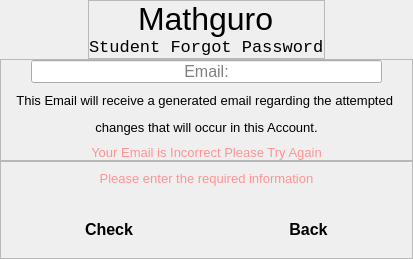
          <widget class="QWidget" name="page">
           <layout class="QVBoxLayout" name="verticalLayout_3">
            <property name="spacing">
             <number>0</number>
            </property>
            <property name="leftMargin">
             <number>0</number>
            </property>
            <property name="topMargin">
             <number>0</number>
            </property>
            <property name="rightMargin">
             <number>0</number>
            </property>
            <property name="bottomMargin">
             <number>0</number>
            </property>
            <item alignment="Qt::AlignHCenter">
             <widget class="QFrame" name="frame">
              <property name="frameShape">
               <enum>QFrame::StyledPanel</enum>
              </property>
              <property name="frameShadow">
               <enum>QFrame::Raised</enum>
              </property>
              <layout class="QVBoxLayout" name="verticalLayout_4">
               <property name="spacing">
                <number>0</number>
               </property>
               <property name="leftMargin">
                <number>0</number>
               </property>
               <property name="topMargin">
                <number>0</number>
               </property>
               <property name="rightMargin">
                <number>0</number>
               </property>
               <property name="bottomMargin">
                <number>0</number>
               </property>
               <item alignment="Qt::AlignHCenter">
                <widget class="QLabel" name="label">
                 <property name="font">
                  <font>
                   <pointsize>24</pointsize>
                  </font>
                 </property>
                 <property name="text">
                  <string>Mathguro</string>
                 </property>
                </widget>
               </item>
               <item>
                <widget class="QLabel" name="label_2">
                 <property name="font">
                  <font>
                   <family>Consolas</family>
                   <pointsize>13</pointsize>
                  </font>
                 </property>
                 <property name="text">
                  <string>Student Forgot Password</string>
                 </property>
                </widget>
               </item>
              </layout>
             </widget>
            </item>
            <item alignment="Qt::AlignVCenter">
             <widget class="QFrame" name="frame_2">
              <property name="frameShape">
               <enum>QFrame::StyledPanel</enum>
              </property>
              <property name="frameShadow">
               <enum>QFrame::Raised</enum>
              </property>
              <layout class="QVBoxLayout" name="verticalLayout_5">
               <property name="spacing">
                <number>10</number>
               </property>
               <property name="leftMargin">
                <number>0</number>
               </property>
               <property name="topMargin">
                <number>0</number>
               </property>
               <property name="rightMargin">
                <number>0</number>
               </property>
               <property name="bottomMargin">
                <number>0</number>
               </property>
               <item>
                <widget class="QLineEdit" name="studCheckEmail_lineEdit">
                 <property name="font">
                  <font>
                   <pointsize>12</pointsize>
                  </font>
                 </property>
                 <property name="toolTip">
                  <string>Required*</string>
                 </property>
                 <property name="styleSheet">
                  <string notr="true">margin-left:30px;
margin-right:30px;</string>
                 </property>
                 <property name="text">
                  <string/>
                 </property>
                 <property name="alignment">
                  <set>Qt::AlignCenter</set>
                 </property>
                 <property name="placeholderText">
                  <string>Email:</string>
                 </property>
                </widget>
               </item>
               <item>
                <widget class="QLabel" name="label_3">
                 <property name="font">
                  <font>
                   <pointsize>8</pointsize>
                  </font>
                 </property>
                 <property name="text">
                  <string>&lt;html&gt;&lt;head/&gt;&lt;body&gt;&lt;p align=&quot;center&quot;&gt;&lt;span style=&quot; font-size:10pt;&quot;&gt;This Email will receive a generated email regarding the attempted &lt;/span&gt;&lt;/p&gt;&lt;p align=&quot;center&quot;&gt;&lt;span style=&quot; font-size:10pt;&quot;&gt;changes that will occur in this Account.&lt;/span&gt;&lt;/p&gt;&lt;/body&gt;&lt;/html&gt;</string>
                 </property>
                 <property name="textFormat">
                  <enum>Qt::RichText</enum>
                 </property>
                </widget>
               </item>
               <item>
                <widget class="QWidget" name="warningStudEmail" native="true">
                 <layout class="QVBoxLayout" name="verticalLayout_20">
                  <property name="spacing">
                   <number>0</number>
                  </property>
                  <property name="leftMargin">
                   <number>0</number>
                  </property>
                  <property name="topMargin">
                   <number>0</number>
                  </property>
                  <property name="rightMargin">
                   <number>0</number>
                  </property>
                  <property name="bottomMargin">
                   <number>0</number>
                  </property>
                  <item>
                   <widget class="QLabel" name="label_18">
                    <property name="font">
                     <font>
                      <family>MS Shell Dlg 2</family>
                      <pointsize>10</pointsize>
                     </font>
                    </property>
                    <property name="text">
                     <string>&lt;html&gt;&lt;head/&gt;&lt;body&gt;&lt;p&gt;&lt;span style=&quot; color:#ff9393;&quot;&gt;Your Email is Incorrect Please Try Again&lt;/span&gt;&lt;/p&gt;&lt;/body&gt;&lt;/html&gt;</string>
                    </property>
                    <property name="textFormat">
                     <enum>Qt::RichText</enum>
                    </property>
                    <property name="alignment">
                     <set>Qt::AlignCenter</set>
                    </property>
                   </widget>
                  </item>
                 </layout>
                </widget>
               </item>
              </layout>
             </widget>
            </item>
            <item>
             <widget class="QFrame" name="frame_3">
              <property name="frameShape">
               <enum>QFrame::StyledPanel</enum>
              </property>
              <property name="frameShadow">
               <enum>QFrame::Raised</enum>
              </property>
              <layout class="QVBoxLayout" name="verticalLayout_6">
               <property name="spacing">
                <number>6</number>
               </property>
               <property name="leftMargin">
                <number>0</number>
               </property>
               <property name="topMargin">
                <number>0</number>
               </property>
               <property name="rightMargin">
                <number>0</number>
               </property>
               <property name="bottomMargin">
                <number>0</number>
               </property>
               <item alignment="Qt::AlignBottom">
                <widget class="QWidget" name="studWarnContainer" native="true">
                 <layout class="QVBoxLayout" name="verticalLayout_15">
                  <property name="spacing">
                   <number>0</number>
                  </property>
                  <property name="leftMargin">
                   <number>0</number>
                  </property>
                  <property name="topMargin">
                   <number>0</number>
                  </property>
                  <property name="rightMargin">
                   <number>0</number>
                  </property>
                  <property name="bottomMargin">
                   <number>0</number>
                  </property>
                  <item>
                   <widget class="QStackedWidget" name="studWarnSubContainer">
                    <property name="currentIndex">
                     <number>0</number>
                    </property>
                    <widget class="QWidget" name="page_5">
                     <layout class="QVBoxLayout" name="verticalLayout_17">
                      <item>
                       <widget class="QLabel" name="label_12">
                        <property name="font">
                         <font>
                          <family>MS Shell Dlg 2</family>
                          <pointsize>10</pointsize>
                         </font>
                        </property>
                        <property name="text">
                         <string>&lt;html&gt;&lt;head/&gt;&lt;body&gt;&lt;p&gt;&lt;span style=&quot; color:#ff9393;&quot;&gt;Please enter the required information&lt;/span&gt;&lt;/p&gt;&lt;/body&gt;&lt;/html&gt;</string>
                        </property>
                        <property name="textFormat">
                         <enum>Qt::RichText</enum>
                        </property>
                        <property name="alignment">
                         <set>Qt::AlignCenter</set>
                        </property>
                       </widget>
                      </item>
                     </layout>
                    </widget>
                    <widget class="QWidget" name="page_6">
                     <layout class="QVBoxLayout" name="verticalLayout_16">
                      <item>
                       <widget class="QLabel" name="label_13">
                        <property name="font">
                         <font>
                          <family>MS Shell Dlg 2</family>
                          <pointsize>10</pointsize>
                         </font>
                        </property>
                        <property name="text">
                         <string>&lt;html&gt;&lt;head/&gt;&lt;body&gt;&lt;p&gt;&lt;span style=&quot; color:#9eff99;&quot;&gt;Check your email to Reset your Password&lt;/span&gt;&lt;/p&gt;&lt;/body&gt;&lt;/html&gt;</string>
                        </property>
                        <property name="textFormat">
                         <enum>Qt::RichText</enum>
                        </property>
                        <property name="alignment">
                         <set>Qt::AlignCenter</set>
                        </property>
                       </widget>
                      </item>
                     </layout>
                    </widget>
                   </widget>
                  </item>
                 </layout>
                </widget>
               </item>
               <item>
                <widget class="QWidget" name="widget_15" native="true">
                 <layout class="QHBoxLayout" name="horizontalLayout_2">
                  <item>
                   <widget class="QPushButton" name="studCheckEmail_Button">
                    <property name="font">
                     <font>
                      <pointsize>12</pointsize>
                      <weight>75</weight>
                      <bold>true</bold>
                     </font>
                    </property>
                    <property name="styleSheet">
                     <string notr="true">	padding: 10px 25px;
	border-top-left-radius: 10px;
	border-bottom-left-radius: 10px;
	margin-left: 50px;
	margin-right:50px;</string>
                    </property>
                    <property name="text">
                     <string>Check</string>
                    </property>
                   </widget>
                  </item>
                  <item>
                   <widget class="QPushButton" name="backButton">
                    <property name="font">
                     <font>
                      <pointsize>12</pointsize>
                      <weight>75</weight>
                      <bold>true</bold>
                     </font>
                    </property>
                    <property name="styleSheet">
                     <string notr="true">	padding: 10px 25px;
	border-top-left-radius: 10px;
	border-bottom-left-radius: 10px;
	margin-left: 50px;
	margin-right:50px;

</string>
                    </property>
                    <property name="text">
                     <string>Back</string>
                    </property>
                   </widget>
                  </item>
                 </layout>
                </widget>
               </item>
              </layout>
             </widget>
            </item>
           </layout>
          </widget>
